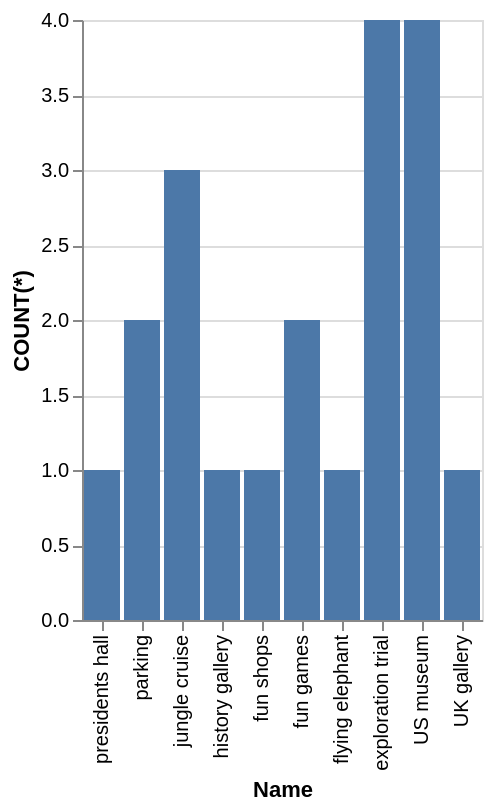

Vega-Lite specification for this chart:
### Vega-Lite specification from a JSON file in a GitHub repository (floating-point values rounded to 4 significant figures)
{"data": {"values": [{"x_data": "UK gallery", "y_data": 1}, {"x_data": "flying elephant", "y_data": 1}, {"x_data": "US museum", "y_data": 4}, {"x_data": "fun games", "y_data": 2}, {"x_data": "history gallery", "y_data": 1}, {"x_data": "exploration trial", "y_data": 4}, {"x_data": "presidents hall", "y_data": 1}, {"x_data": "jungle cruise", "y_data": 3}, {"x_data": "fun shops", "y_data": 1}, {"x_data": "parking", "y_data": 2}]}, "mark": "bar", "encoding": {"x": {"field": "x_data", "type": "nominal", "title": "Name", "sort": "descending"}, "y": {"field": "y_data", "type": "quantitative", "title": "COUNT(*)"}}}
